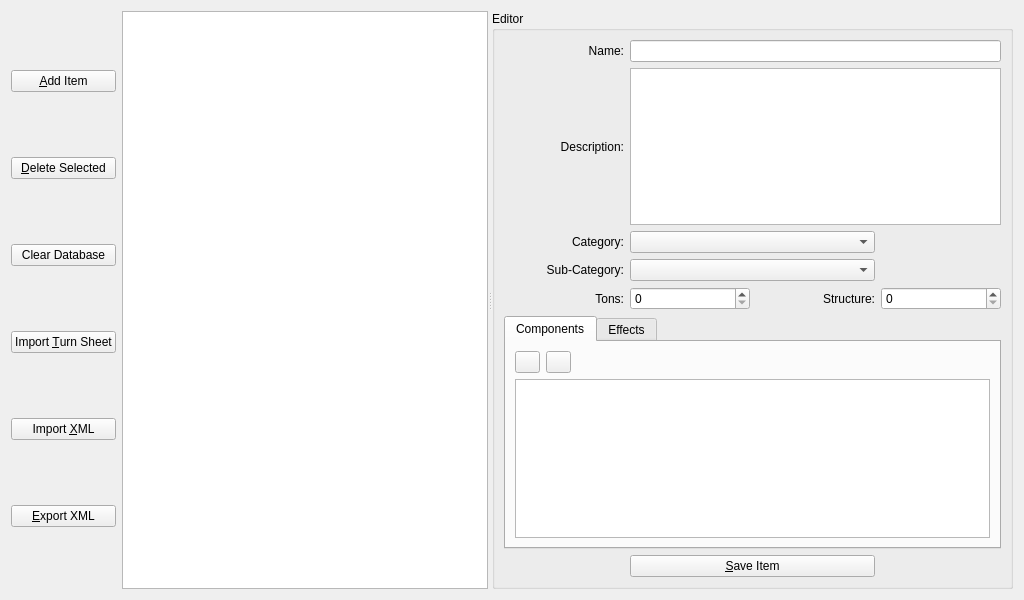
<?xml version="1.0" encoding="UTF-8"?>
<ui version="4.0">
 <class>ItemBrowser</class>
 <widget class="QWidget" name="ItemBrowser">
  <property name="geometry">
   <rect>
    <x>0</x>
    <y>0</y>
    <width>1024</width>
    <height>600</height>
   </rect>
  </property>
  <property name="windowTitle">
   <string>Dialog</string>
  </property>
  <layout class="QHBoxLayout" name="horizontalLayout">
   <item>
    <layout class="QVBoxLayout" name="verticalLayout" stretch="0,0,0,0,0,0">
     <item>
      <widget class="QPushButton" name="addItemBut">
       <property name="text">
        <string>&amp;Add Item</string>
       </property>
      </widget>
     </item>
     <item>
      <widget class="QPushButton" name="deleteItemBut">
       <property name="text">
        <string>&amp;Delete Selected</string>
       </property>
      </widget>
     </item>
     <item>
      <widget class="QPushButton" name="clearDbaseBut">
       <property name="text">
        <string>Clear Database</string>
       </property>
      </widget>
     </item>
     <item>
      <widget class="QPushButton" name="turnSheetBut">
       <property name="toolTip">
        <string>Parse item data from a turn sheet</string>
       </property>
       <property name="text">
        <string>Import &amp;Turn Sheet</string>
       </property>
      </widget>
     </item>
     <item>
      <widget class="QPushButton" name="importBut">
       <property name="toolTip">
        <string>Import items from an exported xml file</string>
       </property>
       <property name="text">
        <string>Import &amp;XML</string>
       </property>
      </widget>
     </item>
     <item>
      <widget class="QPushButton" name="exportBut">
       <property name="toolTip">
        <string>Export the items database to a separate file</string>
       </property>
       <property name="text">
        <string>&amp;Export XML</string>
       </property>
      </widget>
     </item>
    </layout>
   </item>
   <item>
    <widget class="QSplitter" name="splitter">
     <property name="sizePolicy">
      <sizepolicy hsizetype="Expanding" vsizetype="Expanding">
       <horstretch>0</horstretch>
       <verstretch>0</verstretch>
      </sizepolicy>
     </property>
     <property name="orientation">
      <enum>Qt::Horizontal</enum>
     </property>
     <property name="childrenCollapsible">
      <bool>false</bool>
     </property>
     <widget class="QTreeView" name="treeView">
      <property name="maximumSize">
       <size>
        <width>16777215</width>
        <height>16777215</height>
       </size>
      </property>
      <property name="dragEnabled">
       <bool>true</bool>
      </property>
      <property name="dragDropMode">
       <enum>QAbstractItemView::DragOnly</enum>
      </property>
     </widget>
     <widget class="QGroupBox" name="groupBox">
      <property name="title">
       <string>Editor</string>
      </property>
      <layout class="QGridLayout" name="gridLayout">
       <item row="0" column="0">
        <widget class="QLabel" name="label">
         <property name="text">
          <string>Name:</string>
         </property>
         <property name="alignment">
          <set>Qt::AlignRight|Qt::AlignTrailing|Qt::AlignVCenter</set>
         </property>
        </widget>
       </item>
       <item row="0" column="1" colspan="3">
        <widget class="QLineEdit" name="nameEdit"/>
       </item>
       <item row="1" column="0">
        <widget class="QLabel" name="label_2">
         <property name="text">
          <string>Description:</string>
         </property>
         <property name="alignment">
          <set>Qt::AlignRight|Qt::AlignTrailing|Qt::AlignVCenter</set>
         </property>
        </widget>
       </item>
       <item row="1" column="1" colspan="3">
        <widget class="QPlainTextEdit" name="descEdit"/>
       </item>
       <item row="2" column="0">
        <widget class="QLabel" name="label_3">
         <property name="text">
          <string>Category:</string>
         </property>
         <property name="alignment">
          <set>Qt::AlignRight|Qt::AlignTrailing|Qt::AlignVCenter</set>
         </property>
        </widget>
       </item>
       <item row="2" column="1" colspan="2">
        <widget class="QComboBox" name="categoryCombo"/>
       </item>
       <item row="3" column="0">
        <widget class="QLabel" name="subcatLabel">
         <property name="text">
          <string>Sub-Category:</string>
         </property>
         <property name="alignment">
          <set>Qt::AlignRight|Qt::AlignTrailing|Qt::AlignVCenter</set>
         </property>
        </widget>
       </item>
       <item row="3" column="1" colspan="2">
        <widget class="QComboBox" name="subcatCombo"/>
       </item>
       <item row="4" column="0">
        <widget class="QLabel" name="tonsLabel">
         <property name="text">
          <string>Tons:</string>
         </property>
         <property name="alignment">
          <set>Qt::AlignRight|Qt::AlignTrailing|Qt::AlignVCenter</set>
         </property>
        </widget>
       </item>
       <item row="4" column="1">
        <widget class="QSpinBox" name="tonsSpin"/>
       </item>
       <item row="4" column="2">
        <widget class="QLabel" name="label_5">
         <property name="text">
          <string>Structure:</string>
         </property>
         <property name="alignment">
          <set>Qt::AlignRight|Qt::AlignTrailing|Qt::AlignVCenter</set>
         </property>
        </widget>
       </item>
       <item row="4" column="3">
        <widget class="QSpinBox" name="structureSpin"/>
       </item>
       <item row="8" column="1" colspan="2">
        <widget class="QPushButton" name="saveItemBut">
         <property name="text">
          <string>&amp;Save Item</string>
         </property>
        </widget>
       </item>
       <item row="5" column="0" colspan="4">
        <widget class="QTabWidget" name="tabWidget">
         <property name="currentIndex">
          <number>0</number>
         </property>
         <widget class="QWidget" name="comps">
          <attribute name="title">
           <string>Components</string>
          </attribute>
          <layout class="QVBoxLayout" name="verticalLayout_3">
           <item>
            <layout class="QHBoxLayout" name="horizontalLayout_3" stretch="0,0,0">
             <item>
              <widget class="QPushButton" name="addMatBut">
               <property name="maximumSize">
                <size>
                 <width>25</width>
                 <height>16777215</height>
                </size>
               </property>
               <property name="text">
                <string/>
               </property>
               <property name="icon">
                <iconset resource="../application.qrc">
                 <normaloff>:/icons/plus.png</normaloff>:/icons/plus.png</iconset>
               </property>
              </widget>
             </item>
             <item>
              <widget class="QPushButton" name="deleteMatBut">
               <property name="maximumSize">
                <size>
                 <width>25</width>
                 <height>16777215</height>
                </size>
               </property>
               <property name="text">
                <string/>
               </property>
               <property name="icon">
                <iconset resource="../application.qrc">
                 <normaloff>:/icons/minus.png</normaloff>:/icons/minus.png</iconset>
               </property>
              </widget>
             </item>
             <item>
              <spacer name="horizontalSpacer_2">
               <property name="orientation">
                <enum>Qt::Horizontal</enum>
               </property>
               <property name="sizeHint" stdset="0">
                <size>
                 <width>40</width>
                 <height>20</height>
                </size>
               </property>
              </spacer>
             </item>
            </layout>
           </item>
           <item>
            <widget class="MaterialsWidget" name="materialsTable">
             <property name="acceptDrops">
              <bool>true</bool>
             </property>
             <property name="dragDropMode">
              <enum>QAbstractItemView::DropOnly</enum>
             </property>
            </widget>
           </item>
          </layout>
         </widget>
         <widget class="QWidget" name="effects">
          <attribute name="title">
           <string>Effects</string>
          </attribute>
          <layout class="QVBoxLayout" name="verticalLayout_2">
           <item>
            <layout class="QHBoxLayout" name="horizontalLayout_2" stretch="0,0,0">
             <item>
              <widget class="QPushButton" name="addEffectBut">
               <property name="maximumSize">
                <size>
                 <width>25</width>
                 <height>16777215</height>
                </size>
               </property>
               <property name="text">
                <string/>
               </property>
               <property name="icon">
                <iconset resource="../application.qrc">
                 <normaloff>:/icons/plus.png</normaloff>:/icons/plus.png</iconset>
               </property>
              </widget>
             </item>
             <item>
              <widget class="QPushButton" name="deleteEffectBut">
               <property name="maximumSize">
                <size>
                 <width>25</width>
                 <height>16777215</height>
                </size>
               </property>
               <property name="text">
                <string/>
               </property>
               <property name="icon">
                <iconset resource="../application.qrc">
                 <normaloff>:/icons/minus.png</normaloff>:/icons/minus.png</iconset>
               </property>
              </widget>
             </item>
             <item>
              <spacer name="horizontalSpacer">
               <property name="orientation">
                <enum>Qt::Horizontal</enum>
               </property>
               <property name="sizeHint" stdset="0">
                <size>
                 <width>40</width>
                 <height>20</height>
                </size>
               </property>
              </spacer>
             </item>
            </layout>
           </item>
           <item>
            <widget class="QTableWidget" name="effectsTable"/>
           </item>
          </layout>
         </widget>
        </widget>
       </item>
      </layout>
     </widget>
    </widget>
   </item>
  </layout>
 </widget>
 <customwidgets>
  <customwidget>
   <class>MaterialsWidget</class>
   <extends>QTableWidget</extends>
   <header>MaterialsWidget.h</header>
  </customwidget>
 </customwidgets>
 <resources>
  <include location="../application.qrc"/>
 </resources>
 <connections>
  <connection>
   <sender>nameEdit</sender>
   <signal>textEdited(QString)</signal>
   <receiver>ItemBrowser</receiver>
   <slot>fieldsChangedSot()</slot>
   <hints>
    <hint type="sourcelabel">
     <x>499</x>
     <y>46</y>
    </hint>
    <hint type="destinationlabel">
     <x>402</x>
     <y>-12</y>
    </hint>
   </hints>
  </connection>
  <connection>
   <sender>descEdit</sender>
   <signal>textChanged()</signal>
   <receiver>ItemBrowser</receiver>
   <slot>fieldsChangedSot()</slot>
   <hints>
    <hint type="sourcelabel">
     <x>565</x>
     <y>115</y>
    </hint>
    <hint type="destinationlabel">
     <x>377</x>
     <y>2</y>
    </hint>
   </hints>
  </connection>
  <connection>
   <sender>categoryCombo</sender>
   <signal>currentIndexChanged(int)</signal>
   <receiver>ItemBrowser</receiver>
   <slot>fieldsChangedSot()</slot>
   <hints>
    <hint type="sourcelabel">
     <x>508</x>
     <y>211</y>
    </hint>
    <hint type="destinationlabel">
     <x>453</x>
     <y>-7</y>
    </hint>
   </hints>
  </connection>
  <connection>
   <sender>subcatCombo</sender>
   <signal>currentIndexChanged(int)</signal>
   <receiver>ItemBrowser</receiver>
   <slot>fieldsChangedSot()</slot>
   <hints>
    <hint type="sourcelabel">
     <x>522</x>
     <y>244</y>
    </hint>
    <hint type="destinationlabel">
     <x>472</x>
     <y>-3</y>
    </hint>
   </hints>
  </connection>
  <connection>
   <sender>tonsSpin</sender>
   <signal>valueChanged(int)</signal>
   <receiver>ItemBrowser</receiver>
   <slot>fieldsChangedSot()</slot>
   <hints>
    <hint type="sourcelabel">
     <x>559</x>
     <y>268</y>
    </hint>
    <hint type="destinationlabel">
     <x>377</x>
     <y>31</y>
    </hint>
   </hints>
  </connection>
  <connection>
   <sender>structureSpin</sender>
   <signal>valueChanged(int)</signal>
   <receiver>ItemBrowser</receiver>
   <slot>fieldsChangedSot()</slot>
   <hints>
    <hint type="sourcelabel">
     <x>732</x>
     <y>267</y>
    </hint>
    <hint type="destinationlabel">
     <x>794</x>
     <y>169</y>
    </hint>
   </hints>
  </connection>
  <connection>
   <sender>materialsTable</sender>
   <signal>itemChanged(QTableWidgetItem*)</signal>
   <receiver>ItemBrowser</receiver>
   <slot>fieldsChangedSot()</slot>
   <hints>
    <hint type="sourcelabel">
     <x>688</x>
     <y>387</y>
    </hint>
    <hint type="destinationlabel">
     <x>792</x>
     <y>320</y>
    </hint>
   </hints>
  </connection>
  <connection>
   <sender>effectsTable</sender>
   <signal>itemChanged(QTableWidgetItem*)</signal>
   <receiver>ItemBrowser</receiver>
   <slot>fieldsChangedSot()</slot>
   <hints>
    <hint type="sourcelabel">
     <x>592</x>
     <y>357</y>
    </hint>
    <hint type="destinationlabel">
     <x>792</x>
     <y>272</y>
    </hint>
   </hints>
  </connection>
 </connections>
 <slots>
  <slot>fieldsChangedSot()</slot>
 </slots>
</ui>
